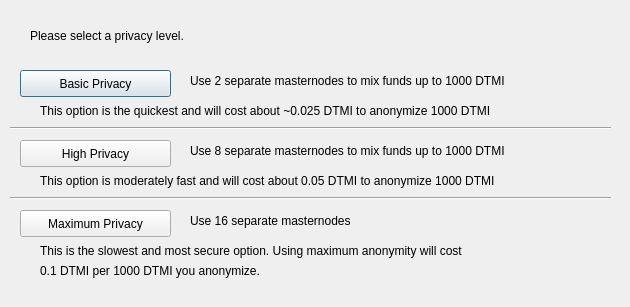
<?xml version="1.0" encoding="UTF-8"?>
<ui version="4.0">
 <class>DarksendConfig</class>
 <widget class="QDialog" name="DarksendConfig">
  <property name="geometry">
   <rect>
    <x>0</x>
    <y>0</y>
    <width>630</width>
    <height>307</height>
   </rect>
  </property>
  <property name="windowTitle">
   <string>Configure PrivateSend</string>
  </property>
  <widget class="QPushButton" name="buttonBasic">
   <property name="geometry">
    <rect>
     <x>20</x>
     <y>70</y>
     <width>151</width>
     <height>27</height>
    </rect>
   </property>
   <property name="text">
    <string>Basic Privacy</string>
   </property>
  </widget>
  <widget class="QPushButton" name="buttonHigh">
   <property name="geometry">
    <rect>
     <x>20</x>
     <y>140</y>
     <width>151</width>
     <height>27</height>
    </rect>
   </property>
   <property name="text">
    <string>High Privacy</string>
   </property>
  </widget>
  <widget class="QPushButton" name="buttonMax">
   <property name="geometry">
    <rect>
     <x>20</x>
     <y>210</y>
     <width>151</width>
     <height>27</height>
    </rect>
   </property>
   <property name="text">
    <string>Maximum Privacy</string>
   </property>
  </widget>
  <widget class="QLabel" name="label">
   <property name="geometry">
    <rect>
     <x>30</x>
     <y>20</y>
     <width>571</width>
     <height>31</height>
    </rect>
   </property>
   <property name="text">
    <string>Please select a privacy level.</string>
   </property>
  </widget>
  <widget class="QLabel" name="label_2">
   <property name="geometry">
    <rect>
     <x>190</x>
     <y>70</y>
     <width>421</width>
     <height>21</height>
    </rect>
   </property>
   <property name="text">
    <string>Use 2 separate masternodes to mix funds up to 1000 DTMI</string>
   </property>
  </widget>
  <widget class="QLabel" name="label_3">
   <property name="geometry">
    <rect>
     <x>190</x>
     <y>140</y>
     <width>411</width>
     <height>21</height>
    </rect>
   </property>
   <property name="text">
    <string>Use 8 separate masternodes to mix funds up to 1000 DTMI</string>
   </property>
  </widget>
  <widget class="QLabel" name="label_4">
   <property name="geometry">
    <rect>
     <x>190</x>
     <y>210</y>
     <width>421</width>
     <height>21</height>
    </rect>
   </property>
   <property name="text">
    <string>Use 16 separate masternodes</string>
   </property>
  </widget>
  <widget class="QLabel" name="label_6">
   <property name="geometry">
    <rect>
     <x>40</x>
     <y>100</y>
     <width>561</width>
     <height>21</height>
    </rect>
   </property>
   <property name="text">
    <string>This option is the quickest and will cost about ~0.025 DTMI to anonymize 1000 DTMI</string>
   </property>
  </widget>
  <widget class="QLabel" name="label_7">
   <property name="geometry">
    <rect>
     <x>40</x>
     <y>170</y>
     <width>561</width>
     <height>21</height>
    </rect>
   </property>
   <property name="text">
    <string>This option is moderately fast and will cost about 0.05 DTMI to anonymize 1000 DTMI</string>
   </property>
  </widget>
  <widget class="QLabel" name="label_8">
   <property name="geometry">
    <rect>
     <x>40</x>
     <y>240</y>
     <width>561</width>
     <height>21</height>
    </rect>
   </property>
   <property name="text">
    <string>This is the slowest and most secure option. Using maximum anonymity will cost</string>
   </property>
  </widget>
  <widget class="QLabel" name="label_9">
   <property name="geometry">
    <rect>
     <x>40</x>
     <y>260</y>
     <width>561</width>
     <height>21</height>
    </rect>
   </property>
   <property name="text">
    <string>0.1 DTMI per 1000 DTMI you anonymize.</string>
   </property>
  </widget>
  <widget class="Line" name="line">
   <property name="geometry">
    <rect>
     <x>10</x>
     <y>120</y>
     <width>601</width>
     <height>16</height>
    </rect>
   </property>
   <property name="orientation">
    <enum>Qt::Horizontal</enum>
   </property>
  </widget>
  <widget class="Line" name="line_2">
   <property name="geometry">
    <rect>
     <x>10</x>
     <y>190</y>
     <width>601</width>
     <height>16</height>
    </rect>
   </property>
   <property name="orientation">
    <enum>Qt::Horizontal</enum>
   </property>
  </widget>
 </widget>
 <resources/>
 <connections/>
</ui>
